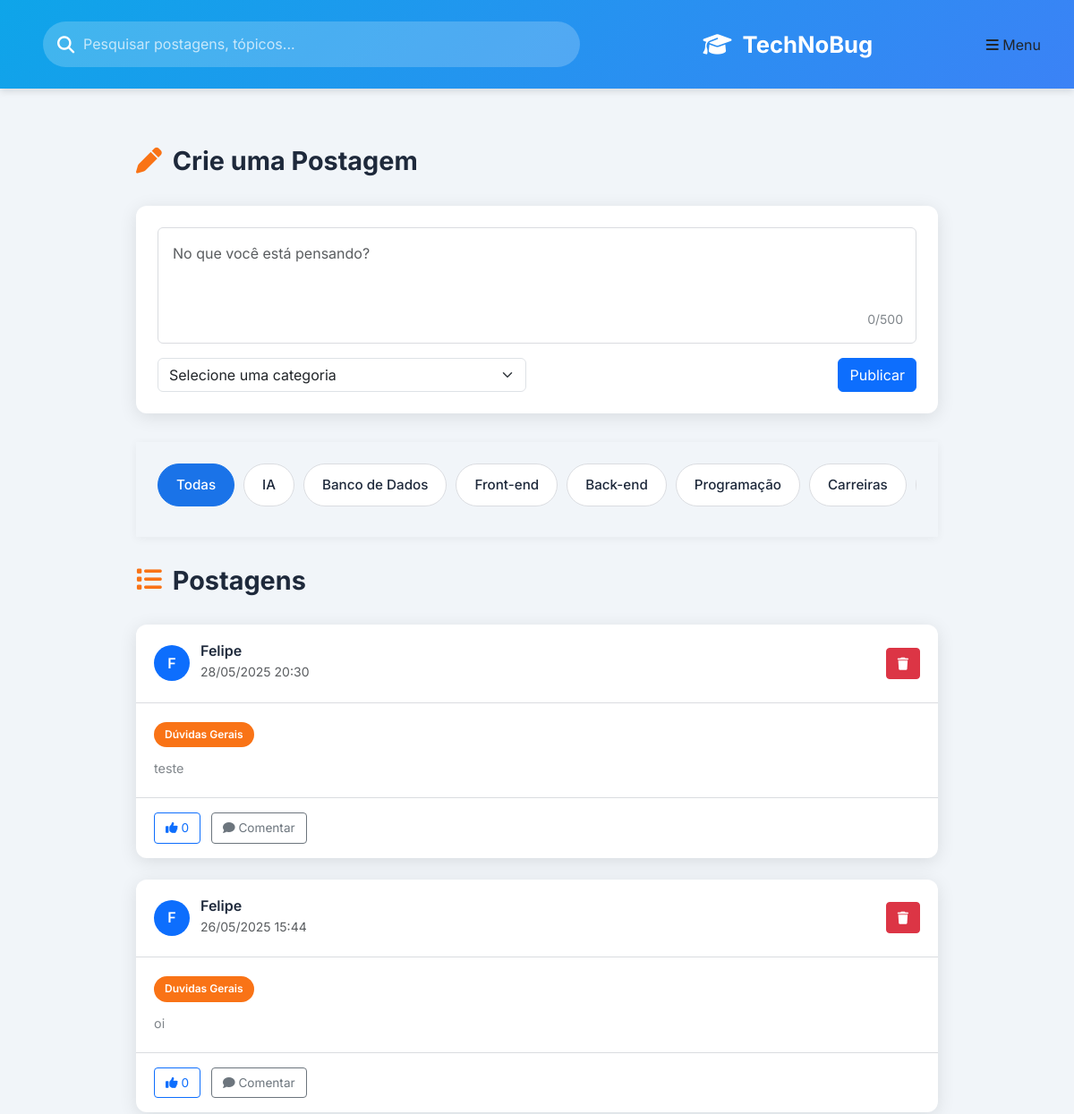
Page /telainicial (signed in, upper part) on the earlier database version.
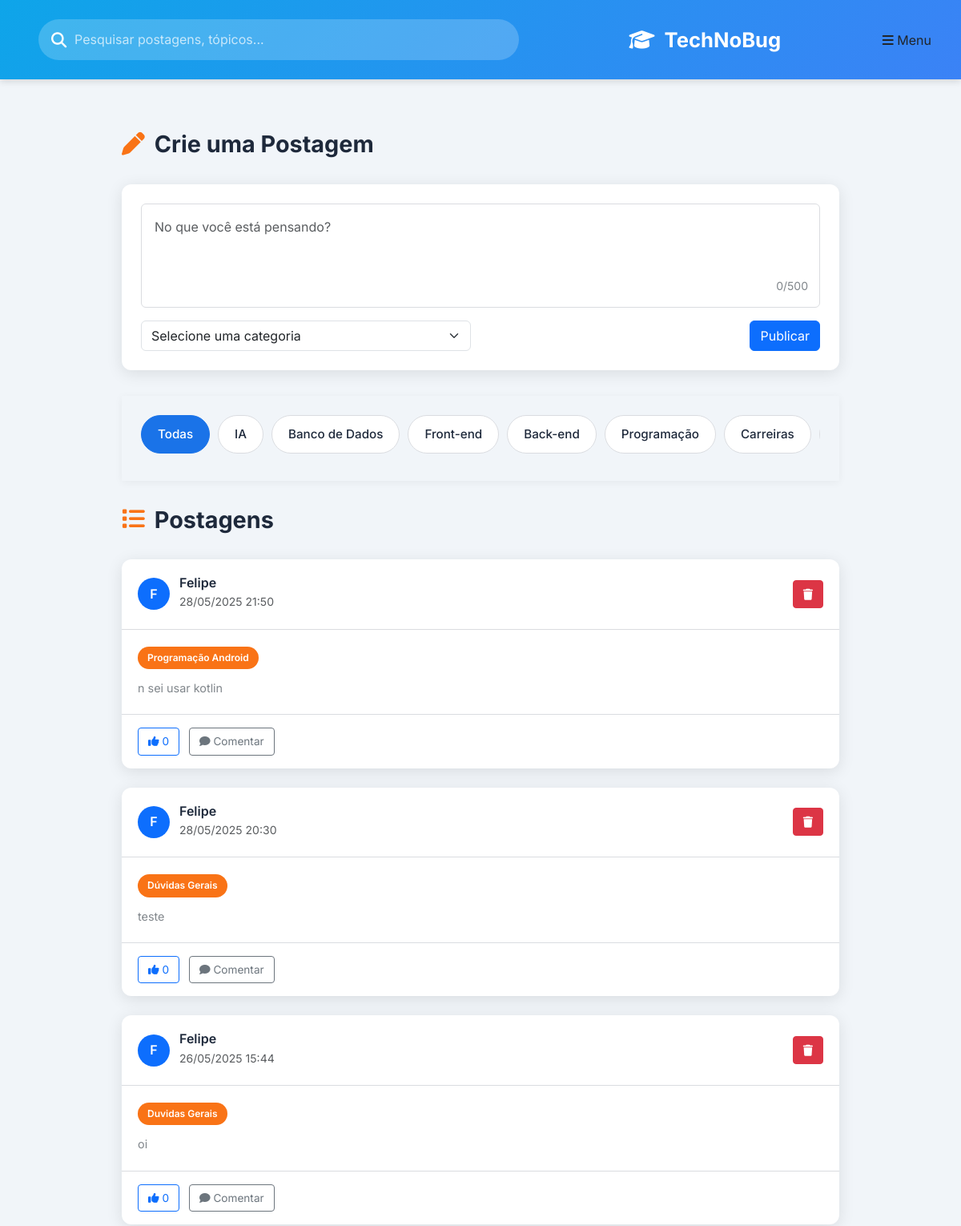
Same page on the later database version.
### backend/models.py (models this page shows, shortened)
class Post(db.Model):
    __tablename__ = 'posts'
    id = db.Column(db.Integer, primary_key=True)
    content = db.Column(db.Text, nullable=False)
    category = db.Column(db.String(50), nullable=False, default='Dúvidas Gerais')
    created_at = db.Column(db.DateTime, default=lambda: datetime.now(BRASILIA_TZ))
    user_id = db.Column(db.Integer, db.ForeignKey('users.id'), nullable=False)
    author = db.relationship('User', backref=db.backref('posts', lazy=True))

class User(db.Model):
    __tablename__ = 'users'
    id = db.Column(db.Integer, primary_key=True)
    username = db.Column(db.String(64), index=True, nullable=False)
    email = db.Column(db.String(120), index=True, unique=True, nullable=False)
    password = db.Column(db.String(128), nullable=True)  # Permitir nulo para autenticação Google
    created_at = db.Column(db.DateTime, default=lambda: datetime.now(BRASILIA_TZ))
    is_admin = db.Column(db.Boolean, default=False)  # Adicionado para suportar badges de admin
    is_moderator = db.Column(db.Boolean, default=False)  # Adicionado para suportar badges de moderador

### app.py (the view, shortened to what this page needs)
@app.route('/telainicial', methods=['GET', 'POST'])
def telainicial():
    user_id = session.get('user_id')
    if not user_id:
        flash('Por favor, faça login para acessar esta página.', 'error')
        return redirect(url_for('registroelogin'))
    user = db.session.get(User, user_id)
    if not user:
        session.clear()
        flash('Sua sessão expirou ou o usuário não existe mais.', 'error')
        return redirect(url_for('registroelogin'))
    posts = Post.query.options(
        db.joinedload(Post.comments).joinedload(Comment.author),
        db.joinedload(Post.comments).joinedload(Comment.replies).joinedload(Comment.author)
    ).order_by(Post.created_at.desc()).all()
    return render_template('telainicial.html', user=user, posts=posts)

### templates/telainicial.html (shortened to what this page needs)
<!DOCTYPE html>
<html lang="pt-BR">
<head>
    <link rel="stylesheet" href="https://cdnjs.cloudflare.com/ajax/libs/font-awesome/6.4.0/css/all.min.css">
    <link href="https://cdn.jsdelivr.net/npm/bootstrap@5.3.0/dist/css/bootstrap.min.css" rel="stylesheet">
    <link rel="stylesheet" href="{{ url_for('static', filename='css/telainicial.css') }}">
</head>
<body>
    <header class="app-header">
        <div class="header-content">
            <div class="search-bar">
                <i class="fas fa-search"></i>
                <input type="text" placeholder="Pesquisar postagens, tópicos...">
            </div>
            <div class="logo">
                <i class="fas fa-graduation-cap"></i>
                <span>TechNoBug</span>
            </div>
            <button class="btn menu-btn" type="button" data-bs-toggle="offcanvas" data-bs-target="#offcanvasMenu" aria-controls="offcanvasMenu">
                <i class="fas fa-bars"></i>
                <span>Menu</span>
            </button>
        </div>
    </header>
    <div class="container">
        <main class="main-content">
            <div class="section-header">
                <h2 class="section-title">
                    <i class="fas fa-pen"></i>
                    <span>Crie uma Postagem</span>
                </h2>
            </div>
            <div class="post-creation-card">
                <form class="post-form">
                    <div class="mb-3 position-relative">
                        <textarea class="form-control" name="post_content" rows="4" placeholder="No que você está pensando?" required></textarea>
                        <div class="char-counter">0/500</div>
                    </div>
                    <div class="row align-items-center">
                        <div class="col-md-6 mb-3 mb-md-0">
                            <select class="form-select" name="category" required>
                                <option value="" disabled selected>Selecione uma categoria</option>
                            </select>
                        </div>
                        <div class="col-md-6 text-md-end">
                            <button type="submit" class="btn btn-primary">Publicar</button>
                        </div>
                    </div>
                </form>
            </div>
            <nav class="category-nav">
                <div class="categories-wrapper">
                    <div class="categories">
                        <span class="category active" data-category="Todas">Todas</span>
                        <span class="category" data-category="IA">IA</span>
                        <span class="category" data-category="Banco de Dados">Banco de Dados</span>
                        <span class="category" data-category="Front-end">Front-end</span>
                        <span class="category" data-category="Back-end">Back-end</span>
                        <span class="category" data-category="Programação">Programação</span>
                        <span class="category" data-category="Carreiras">Carreiras</span>
                    </div>
                </div>
            </nav>
            <div class="section-header">
                <h2 class="section-title">
                    <i class="fas fa-list"></i>
                    <span>Postagens</span>
                </h2>
            </div>
            <div class="post-list">
                {% if posts %}
                    {% for post in posts %}
                        <div class="post-card" data-post-id="{{ post.id }}" data-category="{{ post.category }}">
                            <div class="post-header">
                                <div class="user-info">
                                    <div class="avatar">
                                        <div class="avatar-initials bg-primary text-white rounded-circle d-flex justify-content-center align-items-center">
                                            {{ post.author.username[0]|upper }}
                                        </div>
                                    </div>
                                    <div>
                                        <h5 class="username">{{ post.author.username }}</h5>
                                        <small class="text-muted">{{ post.created_at.strftime('%d/%m/%Y %H:%M') }}</small>
                                    </div>
                                </div>
                                {% if post.user_id == user.id %}
                                    <div class="post-actions">
                                        <button class="btn btn-sm btn-danger delete-post" data-post-id="{{ post.id }}">
                                            <i class="fas fa-trash"></i>
                                        </button>
                                    </div>
                                {% endif %}
                            </div>
                            <div class="post-content">
                                <div class="post-category-tag">{{ post.category }}</div>
                                <p>{{ post.content }}</p>
                            </div>
                            <div class="post-footer">
                                <button class="btn btn-sm btn-outline-primary like-btn" data-post-id="{{ post.id }}">
                                    <i class="fas fa-thumbs-up"></i> <span class="like-count">0</span>
                                </button>
                                <a href="{{ url_for('post_comments', post_id=post.id) }}" class="btn btn-sm btn-outline-secondary comment-btn">
                                    <i class="fas fa-comment"></i> Comentar
                                </a>
                            </div>
                        </div>
                    {% endfor %}
                {% endif %}
            </div>
        </main>
    </div>
</body>
</html>

Differences in the rows shown:
added Post: author "F", author.username "Felipe", created_at "28/05/2025 21:50", category "Programação Android", content "n sei usar kotlin"
